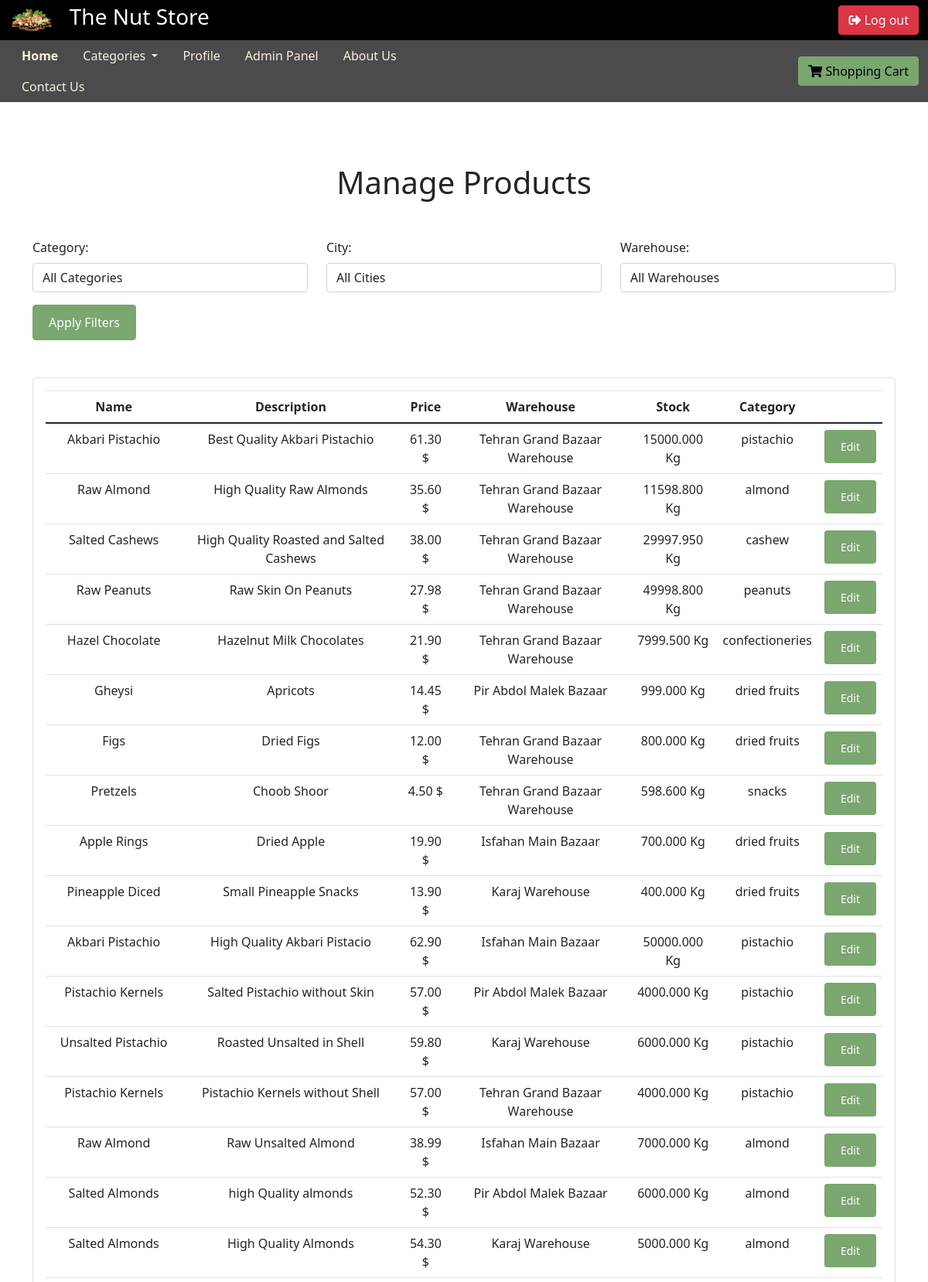
Page /admin_panel/manage_products/ (signed in, upper part) on the earlier database version.
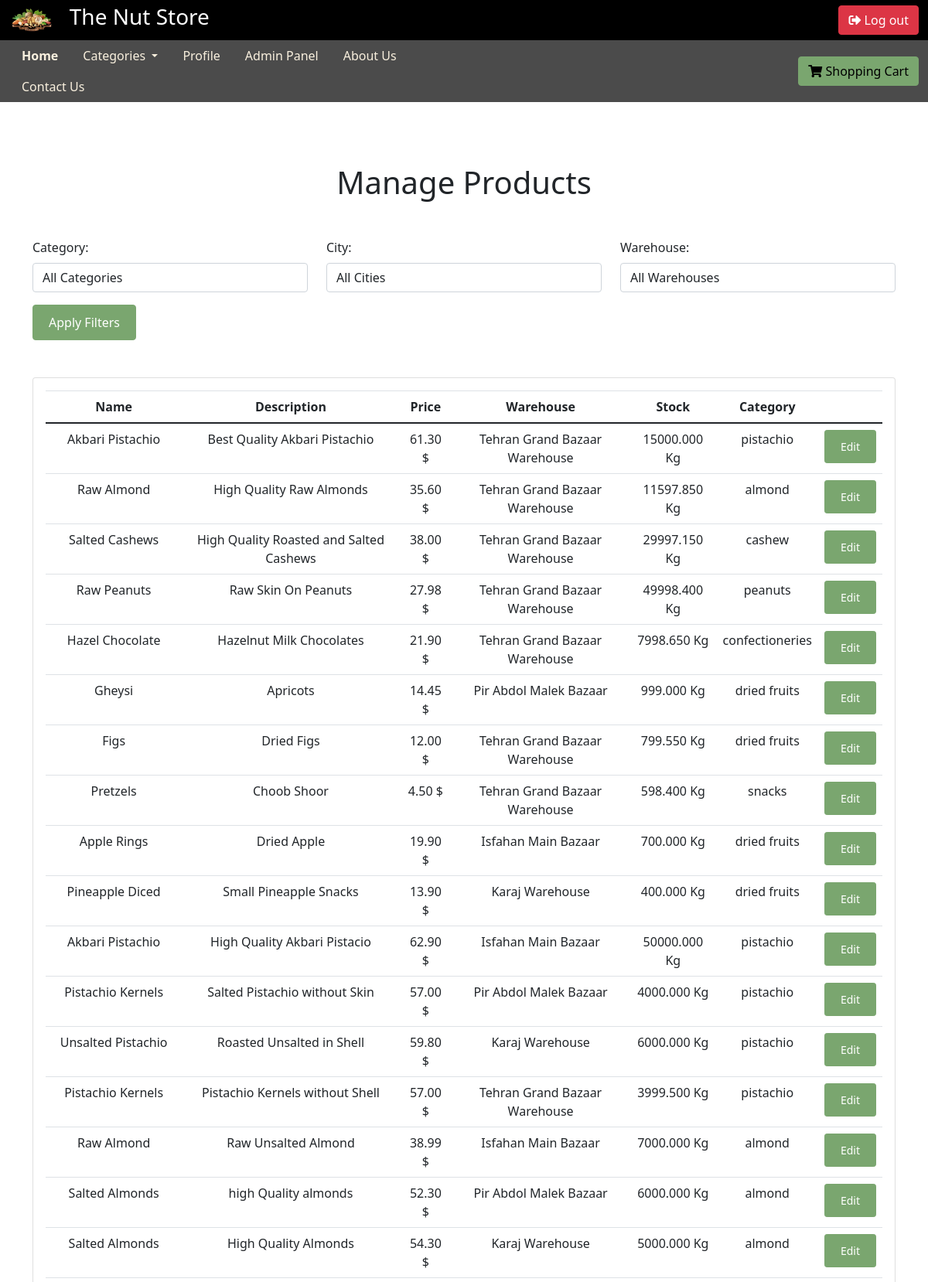
Same page on the later database version.
### Nutstore/models.py (models this page shows, shortened)
class Product(models.Model):
    CATEGORY_CHOICES = (
        ('pistachio', 'Pistachio'),
        ('almond', 'Almond'),
        ('cashew', 'Cashew'),
        ('peanuts', 'Peanuts'),
        ('confectioneries', 'Confectioneries'),
        ('dried fruits', 'Dried Fruits'),
        ('snacks', 'Snacks'),
        ('other', 'Other Products'),
    )
    name = models.CharField(max_length=100)
    description = models.TextField()
    price = models.DecimalField(max_digits=8, decimal_places=2)
    warehouse = models.ForeignKey(Warehouse, on_delete=models.CASCADE)
    stock = models.DecimalField(max_digits = 10, decimal_places = 3)
    category = models.CharField(max_length=200, choices=CATEGORY_CHOICES)
    image = models.URLField(blank=True)

class Warehouse(models.Model):
    city = models.ForeignKey(City, on_delete=models.CASCADE)
    name = models.CharField(max_length=200)
    location = models.CharField(max_length = 500)

### Nutstore/views.py (the view)
# urls.py: path('admin_panel/manage_products/', views.manage_products, name='manage_products'), #MANAGE PRODUCTS BY ADMIN URL PATTERN
@login_required
@user_passes_test(lambda u: u.is_superuser)
def manage_products(request):
    products = Product.objects.all()
    categories = set(product.category for product in Product.objects.all())
    category = request.GET.get('category')
    city = request.GET.get('city')
    warehouse = request.GET.get('warehouse')
    if category:
        products = products.filter(category=category)
    if city:
        products = products.filter(warehouse__city=city)
    if warehouse:
        products = products.filter(warehouse=warehouse)
    context = {
        'products': products,
        'category_choices': Product.CATEGORY_CHOICES,
        'cities': Warehouse.objects.values_list('city', flat=True).distinct(),
        'warehouses': Warehouse.objects.all(),
        'category_filter': category,
        'city_filter': city,
        'warehouse_filter': warehouse,
        'categories': categories
    }
    return render(request, 'admin_panel/manage_products.html', context)

### templates/admin_panel/manage_products.html (shortened to what this page needs)
{% extends 'base.html' %}
{% block content %}
<div class="container" style="margin-top: 5rem; margin-bottom: 5rem;">
  <h1 class="text-center mb-5">Manage Products</h1>
  <form method="get" class="row mb-5">
    <div class="form-group col-md-4">
      <label for="category">Category:</label>
      <select class="form-control" id="category" name="category">
        <option value="">All Categories</option>
      </select>
    </div>
    <div class="form-group col-md-4">
      <label for="city">City:</label>
      <select class="form-control" id="city" name="city">
        <option value="">All Cities</option>
      </select>
    </div>
    <div class="form-group col-md-4">
      <label for="warehouse">Warehouse:</label>
      <select class="form-control" id="warehouse" name="warehouse">
        <option value="">All Warehouses</option>
      </select>
    </div>
    <div class="col-md-12">
      <button type="submit" class="btn btn-primary">Apply Filters</button>
    </div>
  </form>
  <div class="card mb-5">
    <div class="card-body">
      <div class="table-responsive">
        <table class="table table-hover">
          <thead style="text-align: center;">
            <tr>
              <th>Name</th>
              <th>Description</th>
              <th>Price</th>
              <th>Warehouse</th>
              <th>Stock</th>
              <th>Category</th>
              <th></th>
            </tr>
          </thead>
          <tbody>
            {% for product in products %}
            <tr>
              <td>{{ product.name }}</td>
              <td>{{ product.description }}</td>
              <td>{{ product.price }} $</td>
              <td>{{ product.warehouse.name }}</td>
              <td>{{ product.stock }} Kg</td>
              <td>{{ product.category }}</td>
              <td><a href="{% url 'edit_product' product.pk %}" class="btn btn-primary btn-sm">Edit</a></td>
            </tr>
            {% endfor %}
          </tbody>
        </table>
      </div>
    </div>
  </div>
</div>
{% endblock %}

Differences in the rows shown:
changed Product "High Quality Raw Almonds": stock "11598.800" → "11597.850"
changed Product "Salted Cashews": stock "29997.950" → "29997.150"
changed Product "Raw Peanuts": stock "49998.800" → "49998.400"
changed Product "Hazel Chocolate": stock "7999.500" → "7998.650"
changed Product "Figs": stock "800.000" → "799.550"
changed Product "Pretzels": stock "598.600" → "598.400"
changed Product "Pistachio Kernels without Shell": stock "4000.000" → "3999.500"
